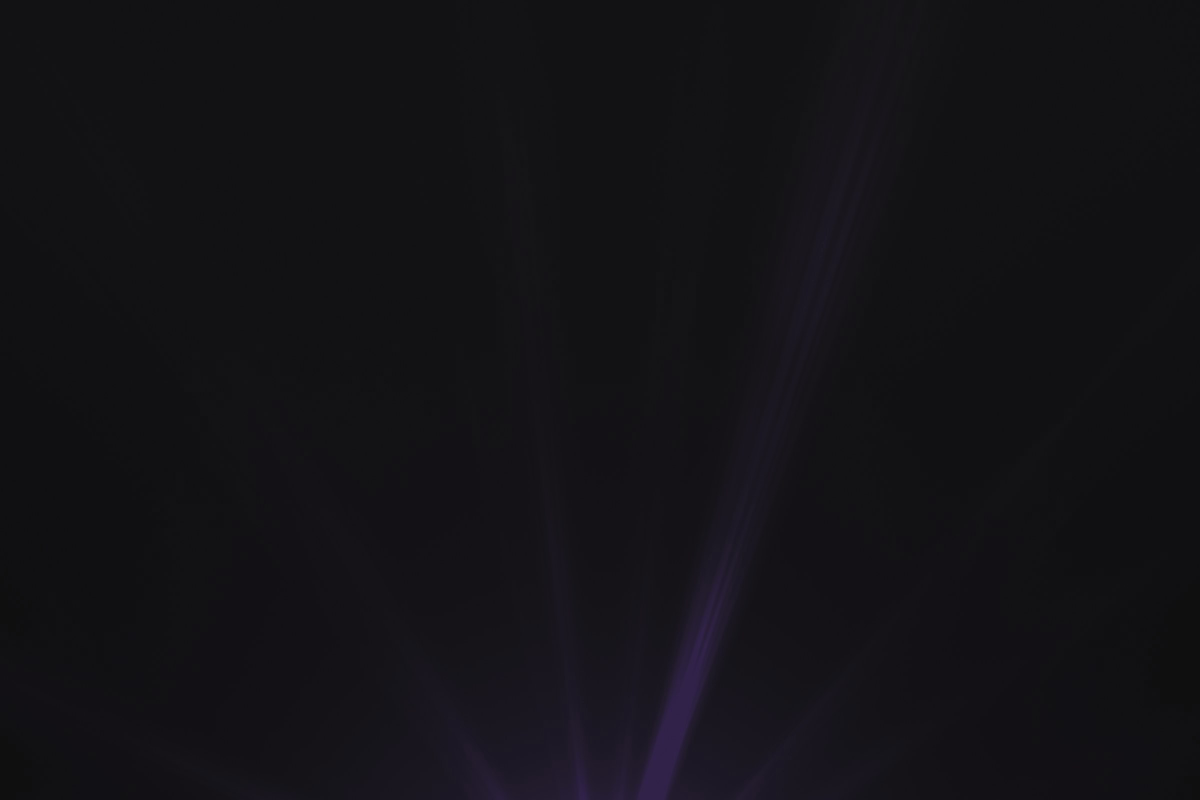
#> input picture ultra/assets/img/corona_bg.jpg, 2400 x 1600 px, found by its file name (shown at 1/2 size)
$ python make_uv_assets.py ../assets/img/corona_bg.jpg ../assets/img/corona_bg.jpg
#> lines starting #> are read from the running program, lines starting #| are printed output that depends on the picture; after the words box and inside, x2 and y2 are one past the last pixel; in counts of white or black regions, pixels touching at a corner belong together
#> in main, cor is the input picture: shape (1600, 2400, 3); mean R, G, B 19.3, 18.4, 22.2
"""Derive ULTRA's ultraviolet solar images and icons from Chromosphere | EXO's orange ones.

The EXO images (corona_bg.jpg, solar_limb.png, icon_*.png; see EXO's docs/SOLAR_ASSETS.md) were generated by the
project owner. ULTRA shows the same star in extreme ultraviolet, where observatory images show the corona violet:
the warm highlights move from solar orange to violet, the darks stay neutral. As INFRA's make_red_assets.py.
Usage: python3 make_uv_assets.py <exo assets/img dir> <ultra dir>
Writes <ultra dir>/assets/img/{corona_bg.jpg,solar_limb.png} and <ultra dir>/installer/{icon_1024.png,icon_256.png,
ChromosphereUltra.ico}.
"""
import sys
import numpy as np
from PIL import Image


def uvshift(rgb, strength=1.0):
#> called with strength = 1
    x = rgb.astype(np.float32) / 255.0
    lum = 0.2126 * x[..., 0] + 0.7152 * x[..., 1] + 0.0722 * x[..., 2]
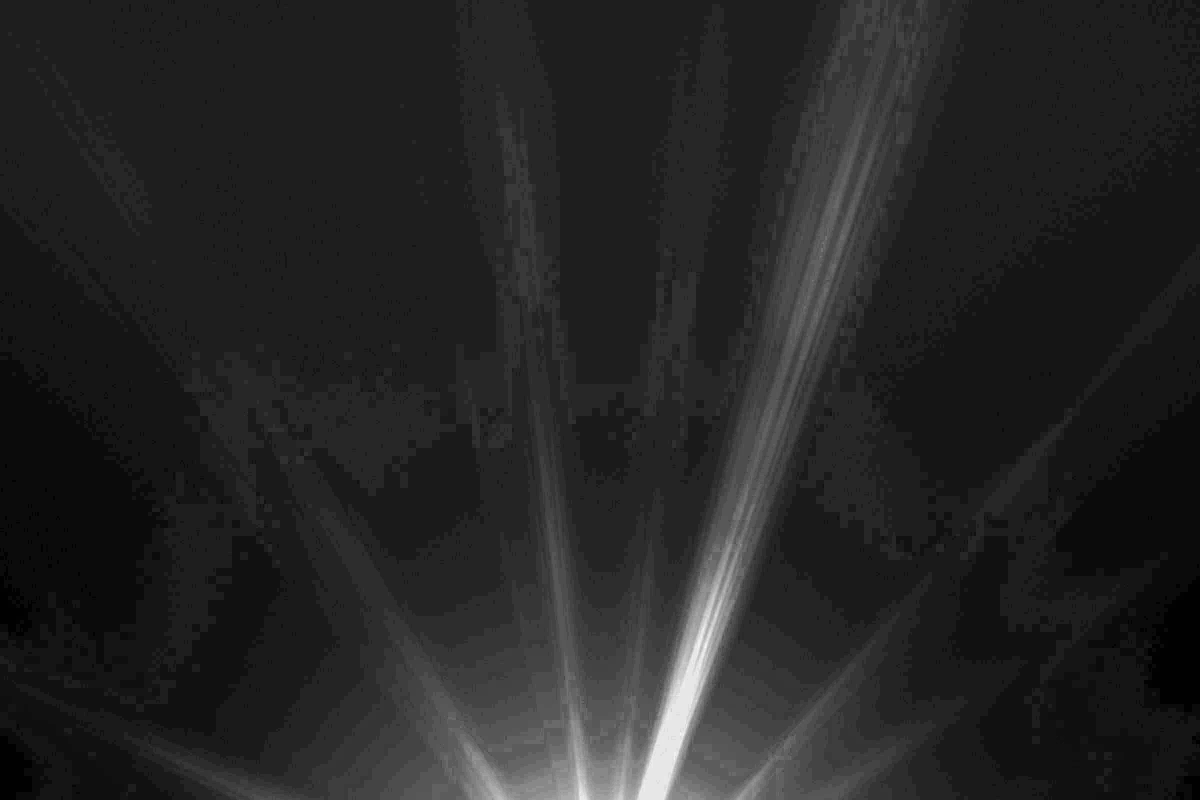
#> lum: shape (1600, 2400) float32 (shown at 1/2 size); min 0.0583, max 0.167, mean 0.0741; drawn with min black and max white
    # Warmth of the source pixel (orange highlights have r >> b); dark neutral pixels keep their grey, cooled a touch.
    warm = np.clip((x[..., 0] - x[..., 2]) * 4.0, 0.0, 1.0) * strength
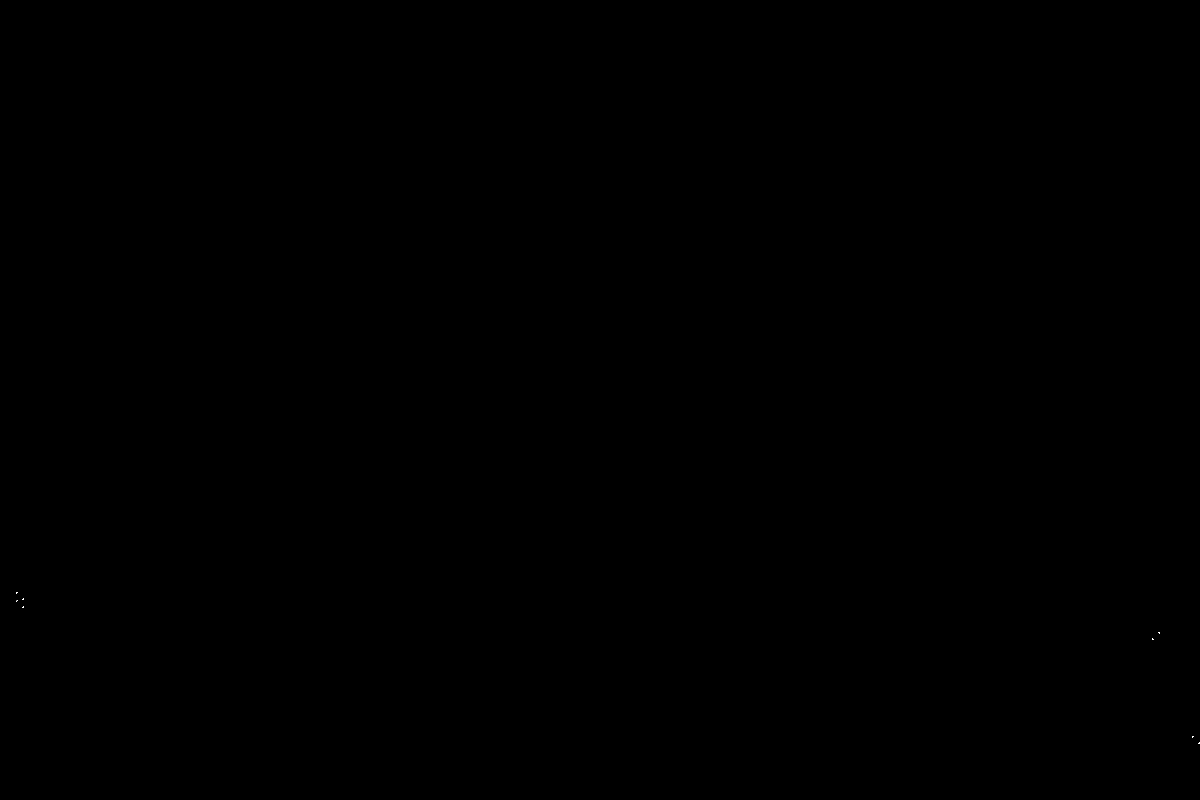
#> warm: shape (1600, 2400) float32 (shown at 1/2 size); values 0 (black) and 0.0314 (white), 0% white in thin lines or dots, all inside (x1, y1, x2, y2) = (33, 1184, 2400, 1488)
    grey = np.stack([lum * 0.99, lum * 0.97, lum * 1.04], axis=-1)
    # Ultraviolet ramp: violet in the mid tones, a hot lavender-white only at the very top.
    hot = np.clip((lum - 0.55) * 2.2, 0.0, 1.0)[..., None]
#> hot: shape (1600, 2400, 1) float32; every value is 0
    uv = np.stack([lum * 1.25, lum * 0.42, np.clip(lum * 2.6, 0, 1)], axis=-1)
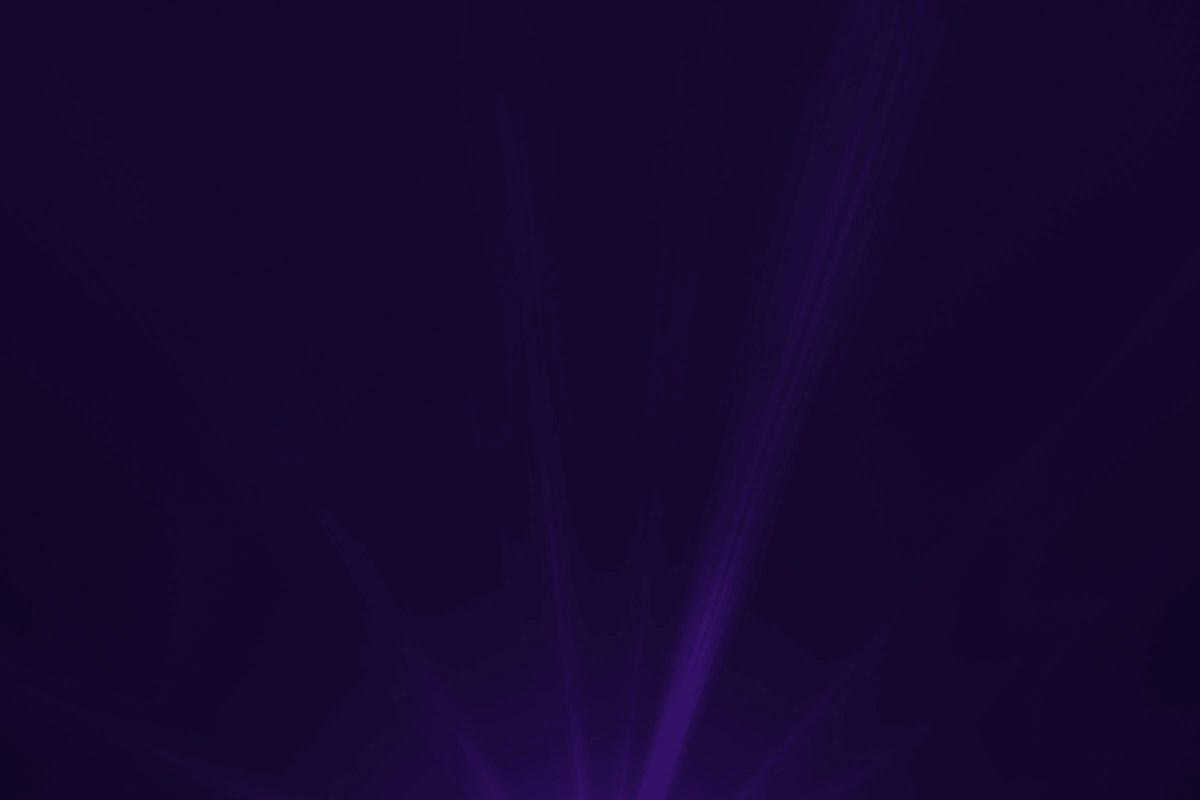
#> uv: shape (1600, 2400, 3) float32 (shown at 1/2 size); mean of channels 0, 1, 2 0.0931, 0.0313, 0.194; drawn as R, G, B
    uv = uv * (1 - hot) + np.array([0.93, 0.84, 1.0]) * hot
    out = grey * (1 - warm[..., None]) + uv * warm[..., None]
    return (np.clip(out, 0, 1) * 255 + 0.5).astype(np.uint8)


def recolour_rgba(path):
#> (the run stopped early here; a loop or call above may not have finished)
